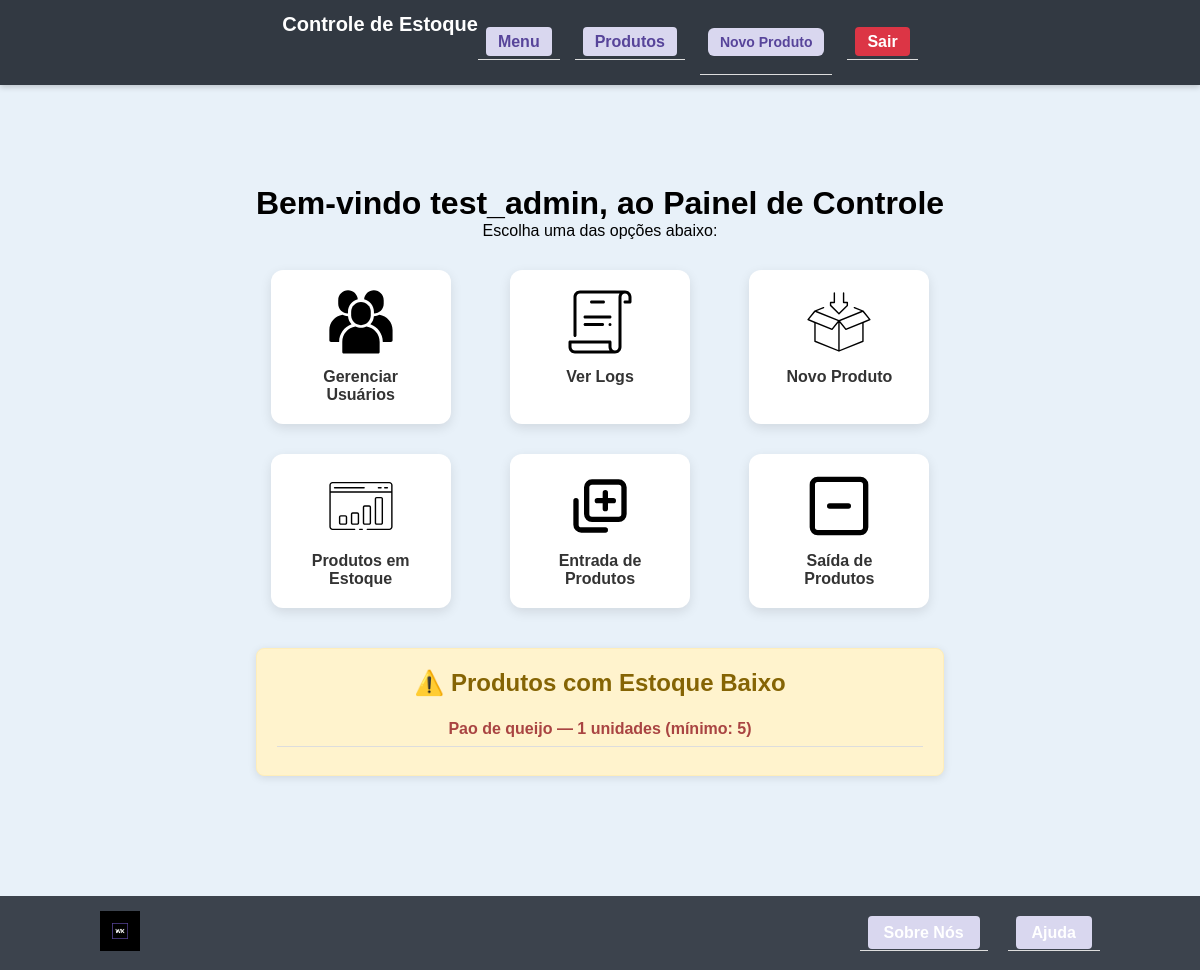
/menu/ (signed in), run on the app's committed database.
### app/models.py (models this page shows)
class User(db.Model, UserMixin):
    __tablename__ = "user"
    id = db.Column(db.Integer, primary_key=True)
    nome = db.Column(db.String, nullable=True)
    sobrenome = db.Column(db.String, nullable=True)
    login_nome = db.Column(db.String, nullable=False)
    senha = db.Column(db.String, nullable=True)
    admin = db.Column(db.Boolean, nullable=False, default=False)
    ativo = db.Column(db.Boolean, nullable=False, default=True)
    __table_args__ = (
        db.UniqueConstraint("login_nome", name="uq_user_login_nome"),
    )

class Produto(db.Model):
    id = db.Column(db.Integer, primary_key=True)
    nome = db.Column(db.String, nullable=True)
    quantidade = db.Column(db.Integer, nullable=True)
    quantidade_minima = db.Column(db.Integer, nullable=True, default = 0)
    descricao = db.Column(db.Text, nullable=True)

### app/views.py (the view)
@app.route('/menu/')
@login_required
def menu():
    produtos_alerta = Produto.query.filter(Produto.quantidade < Produto.quantidade_minima).all()
    return render_template('menu.html', produtos_alerta=produtos_alerta)

### app/models.py (called while the page is built)
@login_manager.user_loader
def load_user(user_id):
    return User.query.get(user_id)

### app/templates/menu.html
{% extends 'base.html' %}
{% block content %}
<div class="dashboard">
    <h1>Bem-vindo {{ current_user.login_nome }}, ao Painel de Controle</h1>
    <p>Escolha uma das opções abaixo:</p>
    <div class="dashboard-grid">
        {% if current_user.admin %}
            <a href="{{ url_for('gerenciar_usuarios') }}" class="dashboard-card">
                <img src="{{ url_for('static', filename='images/icon_users.svg') }}" alt="Usuários">
                <span>Gerenciar Usuários</span>
            </a>
            <a href="{{ url_for('ver_logs') }}" class="dashboard-card">
                <img src="{{ url_for('static', filename='images/icon_logs.svg') }}" alt="Logs">
                <span>Ver Logs</span>
            </a>
        {% endif %}
        <a href="{{ url_for('cadastrar_produto') }}" class="dashboard-card">
            <img src="{{ url_for('static', filename='images/icon_new_products.svg') }}" alt="Novo Produto">
            <span>Novo Produto</span>
        </a>
        <a href="{{ url_for('produtos') }}" class="dashboard-card">
            <img src="{{ url_for('static', filename='images/icon_reports.svg') }}" alt="Produtos em Estoque">
            <span>Produtos em Estoque</span>
        </a>
        <a href="{{ url_for('produtos') }}" class="dashboard-card">
            <img src="{{ url_for('static', filename='images/icon_add.svg') }}" alt="Entrada">
            <span>Entrada de Produtos</span>
        </a>
        <a href="{{ url_for('produtos') }}" class="dashboard-card">
            <img src="{{ url_for('static', filename='images/icon_remove.svg') }}" alt="Saída">
            <span>Saída de Produtos</span>
        </a>
    </div>
    {% if produtos_alerta %}
    <div class="alerta-estoque">
        <h2>⚠️ Produtos com Estoque Baixo</h2>
        <ul>
            {% for produto in produtos_alerta %}
                <li class="alerta">
                    {{ produto.nome }} — {{ produto.quantidade }} unidades (mínimo: {{ produto.quantidade_minima }})
                </li>
            {% endfor %}
        </ul>
    </div>
{% endif %}
</div>
{% endblock %}

### app/static/css/style.css (style rules this page uses)
* { margin: 0; padding: 0; box-sizing: border-box; }
html, body { font-family: 'Trebuchet MS', sans-serif; background-color: #e8f1f9; min-width: 370px; height: 100%; display: flex; flex-direction: column; }
ul { list-style-type: none; padding: 0; }
ul li { padding: 8px; border-bottom: 1px solid #ddd; }
ul li.alerta { color: red; font-weight: bold; }
.dashboard { text-align: center; padding: 40px 20px; }
.dashboard-grid { display: grid; grid-template-columns: repeat(auto-fit, minmax(180px, 1fr)); gap: 30px; margin-top: 30px; justify-items: center; }
.dashboard-card { background-color: #fff; border-radius: 12px; padding: 20px; width: 180px; text-align: center; box-shadow: 0 4px 12px rgba(0,0,0,0.1); transition: transform 0.2s ease, box-shadow 0.2s ease; text-decoration: none; color: #333; }
.dashboard-card img { width: 64px; height: 64px; margin-bottom: 10px; }
.dashboard-card span { display: block; font-weight: bold; font-size: 16px; }
.alerta-estoque { background-color: #fff3cd; border: 1px solid #ffeeba; padding: 20px; margin-top: 40px; border-radius: 8px; box-shadow: 0 2px 8px rgba(0,0,0,0.1); }
.alerta-estoque h2 { color: #856404; margin-bottom: 15px; }
.alerta-estoque ul li.alerta { color: #a94442; font-weight: bold; margin-bottom: 8px; }

### data on the page
User: login_nome "test_admin"
Produto: nome "Pao de queijo", quantidade "1", quantidade_minima "5"
